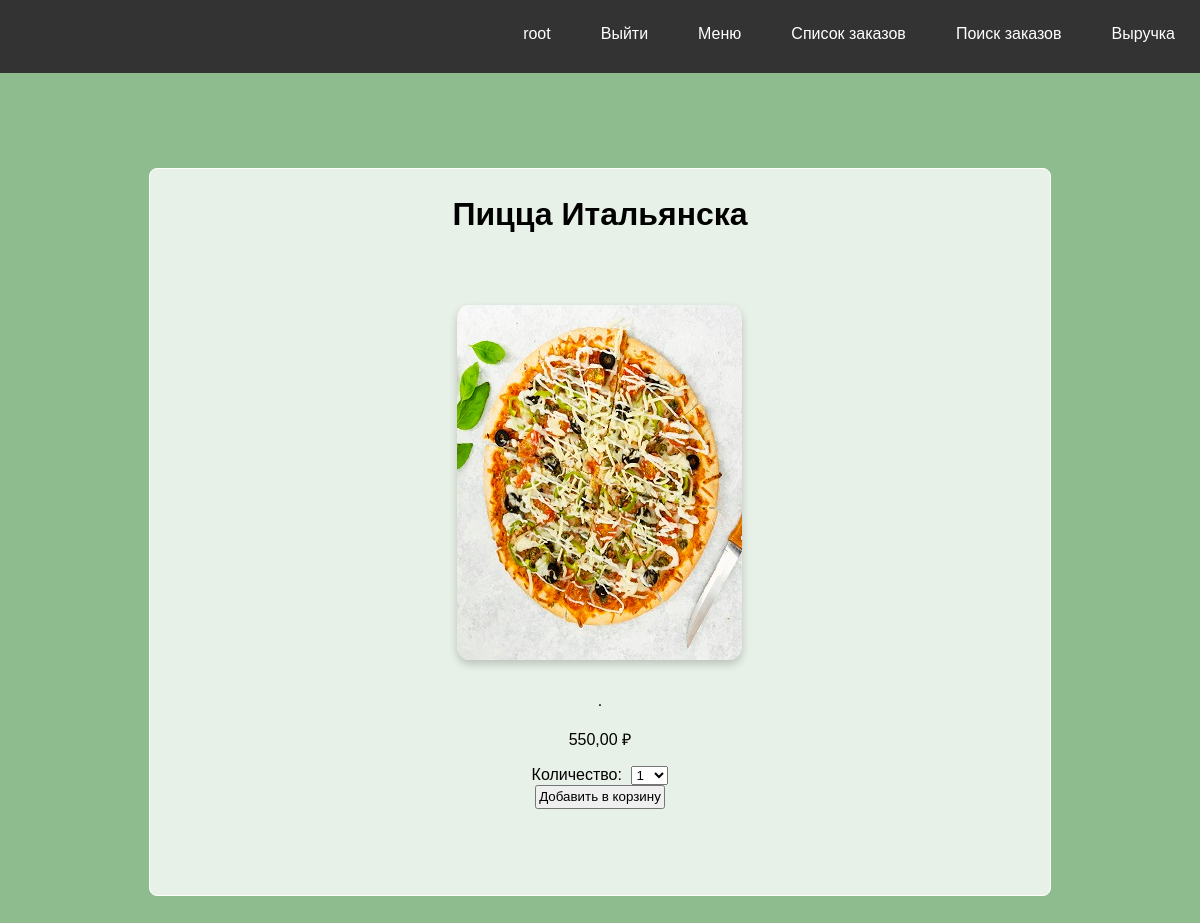
The app's page /menu/product/picca-italyanska/ (signed in) with its own data.
### menu/models.py (models this page shows, shortened)
class Menu(models.Model):
    class Status(models.IntegerChoices):
        ABSENT = 0, 'Отсутствует'
        AVAILABILITY = 1, 'Вналичие'
    category = models.ForeignKey(Category, on_delete=models.PROTECT, related_name='product', verbose_name='Категория')
    name_product = models.CharField(max_length=200, verbose_name='Наименование блюда')
    slug = models.SlugField(max_length=200, db_index=True)
    description = models.TextField(max_length=500, null=True, verbose_name='Состав')
    price = models.DecimalField(max_digits=6, decimal_places=2, verbose_name='Цена')
    is_available = models.BooleanField(choices=Status.choices, default=Status.AVAILABILITY, verbose_name='Наличие')
    image = models.ImageField(upload_to="products/%Y/%m/%d", blank=True, default='Добавить изображение')
    created = models.DateTimeField(auto_now_add=True, verbose_name='Дата добавления в меню')
    updated = models.DateTimeField(auto_now_add=True, verbose_name='Дата изменения')
    objects = models.Manager()
    available = AvailableManager()
    class Meta:
        ordering = ('name_product',)
        index_together = (('id', 'slug'),)
        verbose_name = 'Продукт'
        verbose_name_plural = 'Продукты'

### menu/views.py (the view)
# urls.py: path('product/<slug:product_slug>/', ProductDetailView.as_view(), name='product_detail'),
class ProductDetailView(LoginRequiredMixin, DetailView):
    model = Menu
    template_name = 'menu/product.html'
    slug_url_kwarg = 'product_slug'
    context_object_name = 'product'  # Имя переменной для продукта
    def get_context_data(self, **kwargs):
        context = super().get_context_data(**kwargs)
        context['cart_product_form'] = CartAddProductForm()
        return context

### cart/forms.py
class CartAddProductForm(forms.Form):
    quantity = forms.TypedChoiceField(label='Количество',
                                      choices=PRODUCT_QUANTITY_CHOICES,
                                      coerce=int)
    override = forms.BooleanField(required=False,
                                  initial=False,
                                  widget=forms.HiddenInput)

### cart/context_processors.py (called while the page is built)
def cart(request):
    return {'cart': Cart(request)}

### menu/templatetags/restaurant_tags.py (called while the page is built)
@register.simple_tag
def get_menu():
    return menu

### menu/templates/menu/product.html (shortened to what this page needs)
{% extends 'base.html' %}
{% load static %}
{% block content %}
<div class="product-detail">
  <div class="content-pr">
    <h1 style="text-align: center; padding: 3%">{{product.name_product}}</h1>
    <div class="pr" style="display: flex; flex-wrap: wrap; justify-content: center; text-align: center; padding: 5%">
      {% if product.image %}
      <p><img class="img-article-left" style="box-shadow: 0 4px 8px 0 rgba(0, 0, 0, 0.2); border-radius: 4%" src="{{product.image.url}}"></p>
      {% endif %}
      <div class="pr-descriptio">{{product.description}} <br/><br/> {{product.price}} ₽
      <form action="{% url 'cart:cart_add' product.id %}" method="post" style= "margin-bottom: 5%">
        {{ cart_product_form }}
        <input style="padding: 1%; height: auto" type="submit" value="Добавить в корзину">
      </form>
      </div>
    </div>
  </div>
</div>
{% endblock %}

### templates/base.html (shortened to what this page needs)
<!DOCTYPE html>
{% load static %}
{% load restaurant_tags %}
<html lang="en">
<head>
    <link type="text/css" href="{% static 'cafe/css/style.css' %}" rel="stylesheet">
    <link type="text/css" href="{% static 'cafe/css/styler.css' %}" rel="stylesheet">
    <link type="text/css" href="{% static 'cafe/css/stylecart.css' %}" rel="stylesheet">
    <link type="text/css" href="{% static 'cafe/css/styleorder.css' %}" rel="stylesheet">
    <link type="text/css" href="{% static 'cafe/css/styleauth.css' %}" rel="stylesheet">
    <link type="text/css" href="{% static 'cafe/css/styleproduct.css' %}" rel="stylesheet">
    <link type="text/css" href="{% static 'cafe/css/styletable.css' %}" rel="stylesheet">
    <link type="text/css" href="{% static 'cafe/css/stylesearch.css' %}" rel="stylesheet">
</head>
<body>
  <div class="topnav">
    {% get_menu as menu %}
    {% for m in menu %}
      <a href="{% url m.url_name %}">{{m.title}}</a>
    {% endfor %}
    <div>
    {% if user.is_authenticated %}
      <a href="{% url 'users:logout' %}">Выйти</a>
      <p class="last"> {{user.username}}</p>
    {% endif %}
    </div>
  </div>
  <div class="wrapper">
      {% block content %} {% endblock %}
  </div>
</body>
</html>

### static/cafe/css/style.css (style rules this page uses)
* { margin: 0; padding: 0; }
html, body { background: DarkSeaGreen; background-repeat: no-repeat; background-position: center center; background-attachment: fixed; -moz-background-size: cover; -o-background-size: cover; background-size: cover; width: 100%; height: 100%; font-family: Arial, Helvetica, sans-serif; }
.topnav { background-color: #333; position: fixed; top: 0; width: 100%; height: 7%; transition: top 0.3s; }
.topnav a { float: right; display: block; color: white; text-align: center; padding: 25px; text-decoration: none; }
.last { float: right; display: block; color: white; text-align: center; padding: 25px; text-decoration: none; }
.wrapper { width: 100%; height: 100%; margin-top: 7%; }
h1 { text-align: center; }

### static/cafe/css/styleproduct.css (style rules this page uses)
.product-detail { display: flex; align-items: center; flex-direction: row; flex-wrap: nowrap; justify-content: center; }
.content-pr { display: flex; margin-top: 7%; overflow: auto; overflow-x: hidden; margin-bottom: 12%; border: 1px solid white; background: rgba(255, 255, 255, 0.8); border-radius: 8px; flex-direction: column; flex-wrap: nowrap; align-items: center; width: 75%; }
.pr { display: flex; flex-wrap: nowrap; text-align: center; padding: 5%; flex-direction: row; justify-content: space-around; }
.pr-descriptio { display: flex; text-align: center; padding: inherit; flex-direction: column; flex-wrap: nowrap; justify-content: space-evenly; align-items: stretch; }
.pr form { margin-top: 6%; }

### static/cafe/css/stylesearch.css (style rules this page uses)
label { display: inline-block; min-width: 10px; vertical-align: middle; margin-right: 5px; }

### records on screen
Menu: name_product "Пицца Итальянска", image (picture), description ".", price "550,00"

### other values on screen
{{ m.title }} "Выручка" "Поиск заказов" "Список заказов" "Меню"
{{ user.username }} "root"
